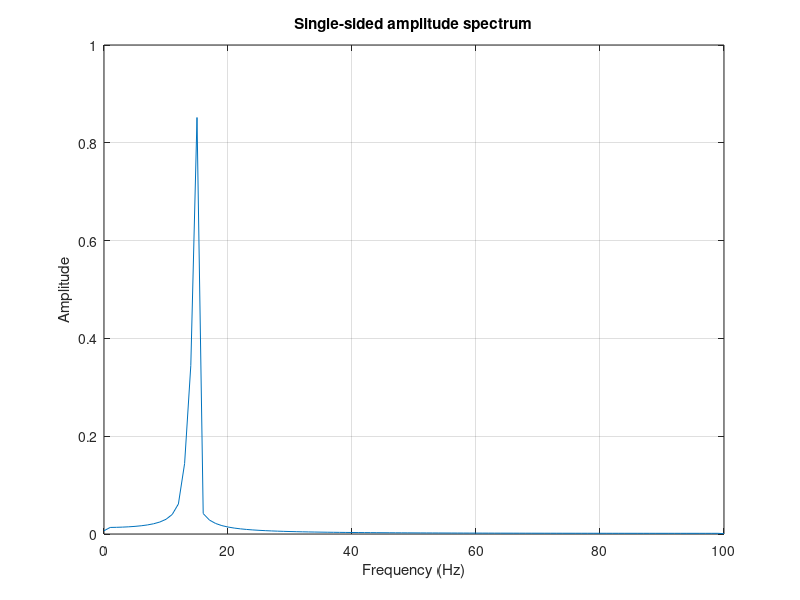
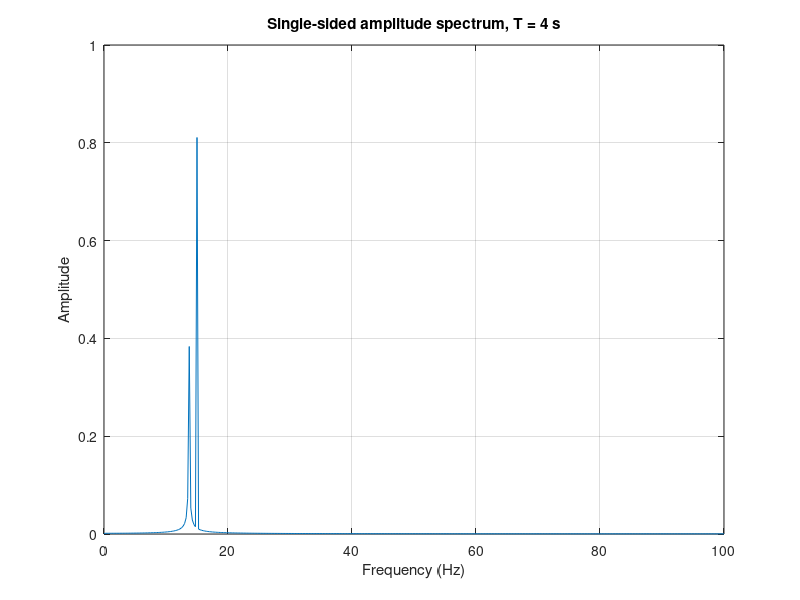
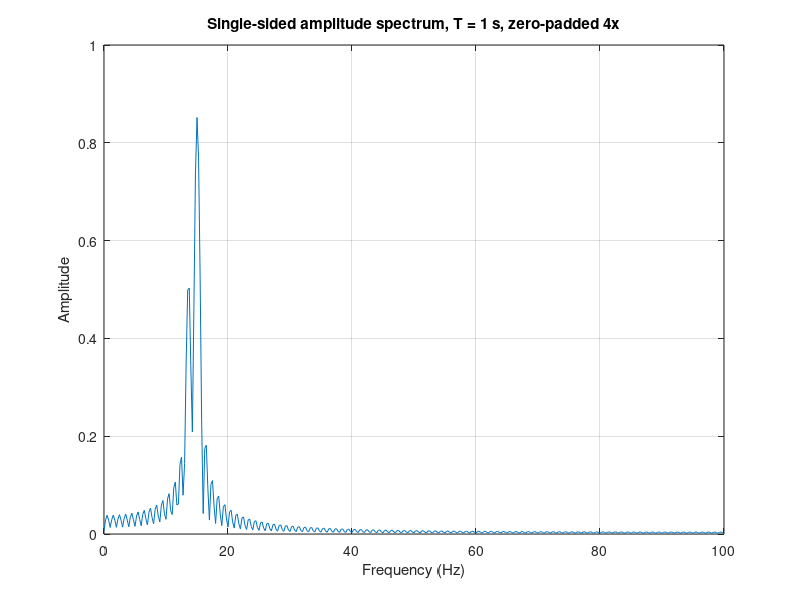

The MATLAB script that drew these images, in order:
fs = 200;
T = 1;
t = 0:1/fs:T-1/fs;

d = 3;
f2 = 13.2 + 0.17*d;

x = 0.8*sin(2*pi*15*t) + 0.4*sin(2*pi*f2*t);

N = length(x);
Y = fft(x);

P2 = abs(Y/N);
P1 = P2(1:N/2+1);
P1(2:end-1) = 2*P1(2:end-1);

f = fs*(0:N/2)/N;

figure
plot(f, P1)
grid on
xlabel('Frequency (Hz)')
ylabel('Amplitude')
title('Single-sided amplitude spectrum')
saveas(gcf, 'exercise3_spectrum_1s.png')


%% Four-second recording
T = 4;
t = 0:1/fs:T-1/fs;
x4 = 0.8*sin(2*pi*15*t) + 0.4*sin(2*pi*f2*t);

N = length(x4);
Y = fft(x4);
P2 = abs(Y/N);
P1 = P2(1:N/2+1);
P1(2:end-1) = 2*P1(2:end-1);
f = fs*(0:N/2)/N;

figure
plot(f, P1)
grid on
xlabel('Frequency (Hz)'); ylabel('Amplitude')
title('Single-sided amplitude spectrum, T = 4 s')
saveas(gcf, 'exercise3_spectrum_4s.png')

%% Zero-padded one-second recording (x is still the 1 s signal)
N = length(x);          % original length, 200
M = 4*N;                % padded FFT length, 800
Y = fft(x, M);
P2 = abs(Y/N);          % divide by N, not M, to keep the amplitude scale
P1 = P2(1:M/2+1);
P1(2:end-1) = 2*P1(2:end-1);
f = fs*(0:M/2)/M;

figure
plot(f, P1)
grid on
xlabel('Frequency (Hz)'); ylabel('Amplitude')
title('Single-sided amplitude spectrum, T = 1 s, zero-padded 4x')
saveas(gcf, 'exercise3_spectrum_zeropad.png')
